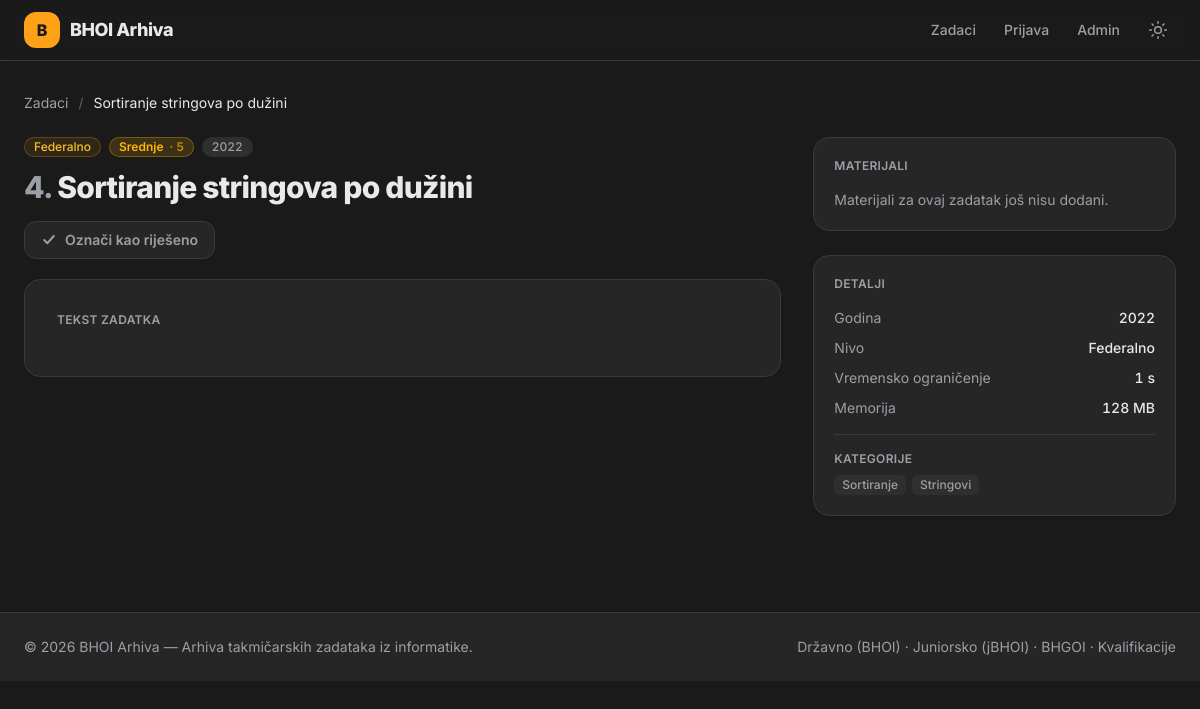
The app's page /task.php?id=5 with its own data.
### tables this page shows
CREATE TABLE `tasks` (
    `id`             INT UNSIGNED NOT NULL AUTO_INCREMENT,
    `title`          VARCHAR(200) NOT NULL,
    `slug`           VARCHAR(220) NOT NULL,
    `statement`      MEDIUMTEXT NULL,                  
    `year`           SMALLINT UNSIGNED NOT NULL,
    `level_id`       INT UNSIGNED NOT NULL,
    `difficulty`     ENUM('Lako','Srednje','Teško') NOT NULL DEFAULT 'Srednje',
                                                       
    `difficulty_rating` TINYINT UNSIGNED NOT NULL DEFAULT 5,  
    `problem_index`  VARCHAR(10) NULL,                 
    `time_limit_ms`  INT UNSIGNED NULL,
    `memory_limit_mb`INT UNSIGNED NULL,
    `pdf_path`       VARCHAR(255) NULL,                
    `tests_path`     VARCHAR(255) NULL,                
    `created_at`     TIMESTAMP NOT NULL DEFAULT CURRENT_TIMESTAMP,
    `updated_at`     TIMESTAMP NOT NULL DEFAULT CURRENT_TIMESTAMP ON UPDATE CURRENT_TIMESTAMP,
    PRIMARY KEY (`id`),
    UNIQUE KEY `uq_tasks_slug` (`slug`),
    KEY `idx_tasks_year` (`year`),
    KEY `idx_tasks_level` (`level_id`),
    KEY `idx_tasks_difficulty` (`difficulty`),
    KEY `idx_tasks_difficulty_rating` (`difficulty_rating`),
    CONSTRAINT `fk_tasks_level`
        FOREIGN KEY (`level_id`) REFERENCES `levels` (`id`)
        ON UPDATE CASCADE ON DELETE RESTRICT
);

CREATE TABLE `levels` (
    `id`         INT UNSIGNED NOT NULL AUTO_INCREMENT,
    `name`       VARCHAR(100) NOT NULL,
    `slug`       VARCHAR(100) NOT NULL,
    `sort_order` TINYINT UNSIGNED NOT NULL DEFAULT 0,  
    PRIMARY KEY (`id`),
    UNIQUE KEY `uq_levels_slug` (`slug`),
    UNIQUE KEY `uq_levels_name` (`name`)
);

CREATE TABLE `tags` (
    `id`   INT UNSIGNED NOT NULL AUTO_INCREMENT,
    `name` VARCHAR(80) NOT NULL,
    `slug` VARCHAR(80) NOT NULL,
    PRIMARY KEY (`id`),
    UNIQUE KEY `uq_tags_slug` (`slug`),
    UNIQUE KEY `uq_tags_name` (`name`)
);

### includes/bootstrap.php (called while the page is built, shortened)
<?php
function e(?string $value): string
{
    return htmlspecialchars($value ?? '', ENT_QUOTES | ENT_SUBSTITUTE, 'UTF-8');
}
function url(string $path = ''): string
{
    return BASE_URL . '/' . ltrim($path, '/');
}
function level_badge(string $slug): string
{
    return match ($slug) {
        'drzavno-bhoi' => 'bg-rose-500/10 text-rose-600 dark:text-rose-400 ring-rose-500/25',
        'jbhoi'        => 'bg-violet-500/10 text-violet-600 dark:text-violet-400 ring-violet-500/25',
        'bhgoi'        => 'bg-fuchsia-500/10 text-fuchsia-600 dark:text-fuchsia-400 ring-fuchsia-500/25',
        'kvalifikacije'=> 'bg-sky-500/10 text-sky-600 dark:text-sky-400 ring-sky-500/25',
        'kantonalno'   => 'bg-sky-500/10 text-sky-600 dark:text-sky-400 ring-sky-500/25',
        'regionalno'   => 'bg-emerald-500/10 text-emerald-600 dark:text-emerald-400 ring-emerald-500/25',
        'federalno'    => 'bg-amber-500/10 text-amber-600 dark:text-amber-400 ring-amber-500/25',
        'republicko'   => 'bg-violet-500/10 text-violet-600 dark:text-violet-400 ring-violet-500/25',
        default        => 'bg-elevated text-muted ring-line',
    };
}
function difficulty_badge(string $difficulty): string
{
    return match ($difficulty) {
        'Lako'    => 'bg-easy/15 text-easy ring-easy/30',
        'Srednje' => 'bg-medium/15 text-medium ring-medium/30',
        'Teško'   => 'bg-hard/15 text-hard ring-hard/30',
        default   => 'bg-elevated text-muted ring-line',
    };
}

### task.php (the view, shortened to what this page needs)
<?php
require_once __DIR__ . '/includes/bootstrap.php';
$id = filter_input(INPUT_GET, 'id', FILTER_VALIDATE_INT);
$pdo = db();
$stmt = $pdo->prepare("
    SELECT t.*, l.name AS level_name, l.slug AS level_slug
    FROM tasks t
    JOIN levels l ON l.id = t.level_id
    WHERE t.id = ?
    LIMIT 1
");
$stmt->execute([$id]);
$task = $stmt->fetch();
$tagStmt = $pdo->prepare("
    SELECT tg.name, tg.slug
    FROM task_tags tt
    JOIN tags tg ON tg.id = tt.tag_id
    WHERE tt.task_id = ?
    ORDER BY tg.name
");
$tagStmt->execute([$id]);
$tags = $tagStmt->fetchAll();
$solStmt = $pdo->prepare("
    SELECT id, language, original_name, file_size, author
    FROM solutions
    WHERE task_id = ?
    ORDER BY language, original_name
");
$solStmt->execute([$id]);
$solutions = $solStmt->fetchAll();
require __DIR__ . '/includes/header.php';
?>
<nav class="mb-6 text-sm text-muted">
    <a href="<?= e(url('index.php')) ?>" class="transition hover:text-accent">Zadaci</a>
    <span class="mx-1.5 opacity-50">/</span>
    <span class="text-fg"><?= e($task['title']) ?></span>
</nav>
<div class="grid grid-cols-1 gap-8 lg:grid-cols-3">
    <article class="lg:col-span-2">
        <header class="mb-5">
            <div class="mb-3 flex flex-wrap items-center gap-2">
                <span class="inline-flex items-center rounded-full px-2.5 py-0.5 text-xs font-medium ring-1 ring-inset <?= level_badge($task['level_slug']) ?>">
                    <?= e($task['level_name']) ?>
                </span>
                <span class="inline-flex items-center gap-1.5 rounded-full px-2.5 py-0.5 text-xs font-semibold ring-1 ring-inset <?= difficulty_badge($task['difficulty']) ?>">
                    <?= e($task['difficulty']) ?>
                    <span class="opacity-70">·&nbsp;<?= (int) $task['difficulty_rating'] ?></span>
                </span>
                <span class="inline-flex items-center rounded-full bg-elevated px-2.5 py-0.5 text-xs font-medium text-muted tabular-nums">
                    <?= e((string) $task['year']) ?>
                </span>
            </div>
            <h1 class="text-3xl font-extrabold tracking-tight text-fg">
                <?php if ($task['problem_index'] !== null && $task['problem_index'] !== ''): ?>
                    <span class="text-muted"><?= e($task['problem_index']) ?>.</span>
                <?php endif; ?>
                <?= e($task['title']) ?>
            </h1>
            <button id="mark-done" type="button" data-id="<?= (int) $task['id'] ?>"
                    class="mt-4 inline-flex items-center gap-2 rounded-xl border border-line bg-card px-4 py-2 text-sm font-semibold text-muted transition hover:border-done/50 hover:text-fg">
                <svg class="h-4 w-4" viewBox="0 0 20 20" fill="none" stroke="currentColor" stroke-width="2.5"><path stroke-linecap="round" stroke-linejoin="round" d="M4 10l4 4 8-9"/></svg>
                <span id="mark-done-label">Označi kao riješeno</span>
            </button>
        </header>
        <div class="rounded-2xl border border-line bg-card p-6 shadow-sm sm:p-8">
            <h2 class="mb-4 text-xs font-semibold uppercase tracking-wide text-muted">Tekst zadatka</h2>
        </div>
    </article>
    <aside class="space-y-6">
        <div class="rounded-2xl border border-line bg-card p-5 shadow-sm">
            <h2 class="mb-4 text-xs font-semibold uppercase tracking-wide text-muted">Materijali</h2>
            <?php if (!$task['pdf_path'] && !$task['tests_path'] && !$solutions): ?>
                <p class="text-sm text-muted">Materijali za ovaj zadatak još nisu dodani.</p>
            <?php endif; ?>
        </div>
        <div class="rounded-2xl border border-line bg-card p-5 shadow-sm">
            <h2 class="mb-4 text-xs font-semibold uppercase tracking-wide text-muted">Detalji</h2>
            <dl class="space-y-2.5 text-sm">
                <div class="flex justify-between gap-4">
                    <dt class="text-muted">Godina</dt>
                    <dd class="font-medium text-fg tabular-nums"><?= e((string) $task['year']) ?></dd>
                </div>
                <div class="flex justify-between gap-4">
                    <dt class="text-muted">Nivo</dt>
                    <dd class="font-medium text-fg"><?= e($task['level_name']) ?></dd>
                </div>
                <?php if ($task['time_limit_ms']): ?>
                <div class="flex justify-between gap-4">
                    <dt class="text-muted">Vremensko ograničenje</dt>
                    <dd class="font-medium text-fg tabular-nums"><?= e((string) ($task['time_limit_ms'] / 1000)) ?> s</dd>
                </div>
                <?php endif; ?>
                <?php if ($task['memory_limit_mb']): ?>
                <div class="flex justify-between gap-4">
                    <dt class="text-muted">Memorija</dt>
                    <dd class="font-medium text-fg tabular-nums"><?= e((string) $task['memory_limit_mb']) ?> MB</dd>
                </div>
                <?php endif; ?>
            </dl>
            <?php if ($tags): ?>
                <div class="mt-4 border-t border-line pt-4">
                    <p class="mb-2 text-xs font-semibold uppercase tracking-wide text-muted">Kategorije</p>
                    <div class="flex flex-wrap gap-1.5">
                        <?php foreach ($tags as $tg): ?>
                            <a href="<?= e(url('index.php?tag=' . urlencode($tg['slug']))) ?>"
                               class="inline-flex items-center rounded-md bg-elevated px-2 py-0.5 text-xs font-medium text-muted transition hover:bg-accent/15 hover:text-accent">
                                <?= e($tg['name']) ?>
                            </a>
                        <?php endforeach; ?>
                    </div>
                </div>
            <?php endif; ?>
        </div>
    </aside>
</div>
<link rel="stylesheet" href="https://cdnjs.cloudflare.com/ajax/libs/highlight.js/11.9.0/styles/github-dark.min.css">
<link rel="stylesheet" href="https://cdn.jsdelivr.net/npm/katex@0.16.9/dist/katex.min.css">
<?php require __DIR__ . '/includes/footer.php'; ?>

### includes/theme_head.php (style rules this page uses)
:root { color-scheme: light; --bg: #f5f6f8; --card: #ffffff; --elevated: #eceef1; --fg: #15181c; --muted: #5b636e; --line: #e3e6ea; }
.dark { color-scheme: dark; --bg: #1a1a1a; --card: #262626; --elevated: #2f2f2f; --fg: #e9e9ea; --muted: #9aa0a6; --line: #3a3a3a; }
body { -webkit-font-smoothing: antialiased; }

### records on screen
tasks: title "Sortiranje stringova po dužini", level.name "Federalno", difficulty "Srednje", difficulty_rating "5", year "2022", problem_index "4", $task['time_limit_ms']/1000 "1", memory_limit_mb "128"
tags: name "Sortiranje"
tags: name "Stringovi"

### other values on screen
APP_NAME "BHOI Arhiva"
